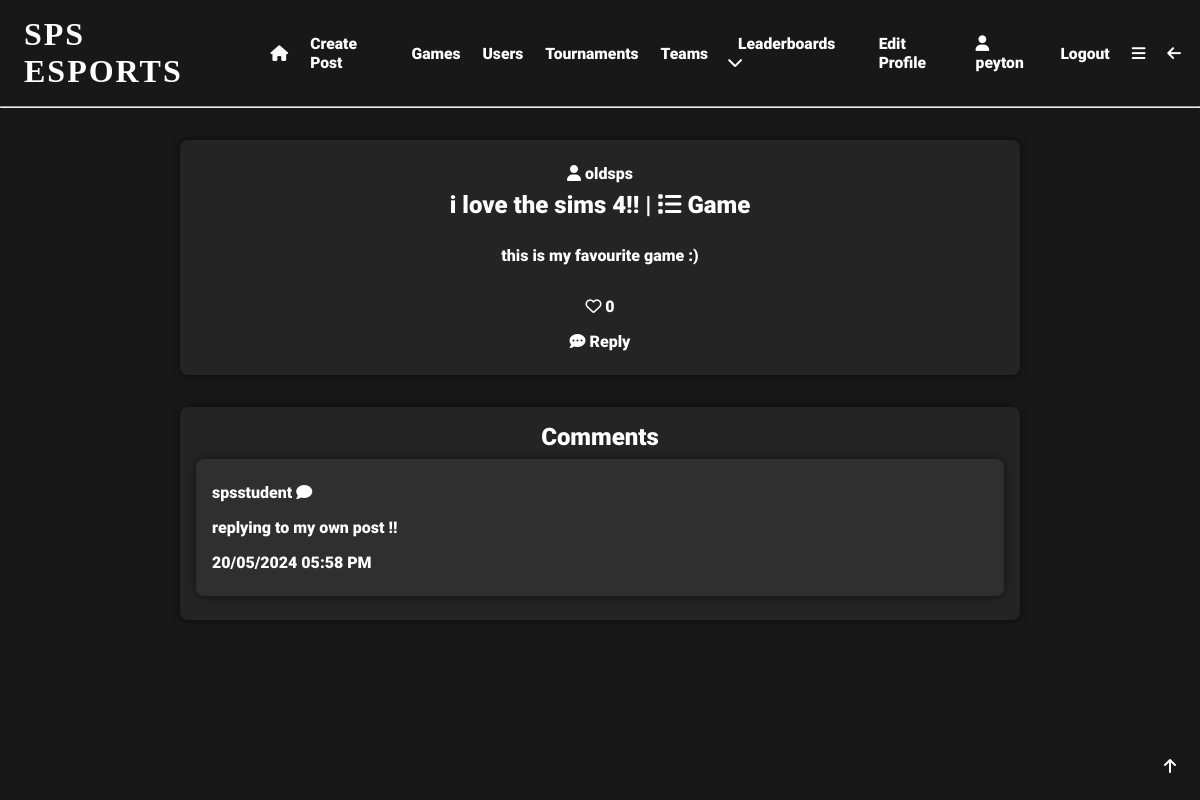
Screenshot of /post/9 (signed in) with the database file from the repository.
### app/models.py (models this page shows, shortened)
class User(UserMixin, db.Model):
    user_id = db.Column(db.Integer, primary_key=True)
    username = db.Column(db.String(64), index=True, unique=True)
    email = db.Column(db.String(120), index=True, unique=True)
    password_hash = db.Column(db.String(128), nullable=False)
    pfp = db.Column(db.String(140))
    user_bio = db.Column(db.String(140), default='New to SPS eSports!!!')
    pronouns = db.Column(db.String(64), nullable=True)
    skill_level = db.Column(db.String(64), default='Unsure')
    role = db.Column(db.String(64))
    grade = db.Column(db.String(64), nullable=True, default='Unsure')
    availability = db.Column(db.String(140), default='Unsure')
    teams = db.relationship('Teams', back_populates='user')
    team_users = db.relationship('TeamUsers', back_populates='user')
    posts = db.relationship('Posts', back_populates='user')
    likes = db.relationship('Likes', back_populates='user')
    tournaments = db.relationship('Tournaments', back_populates='user')
    favourite_games = db.relationship('FavouriteGames', back_populates='user')
    tournament_users = db.relationship('TournamentUsers', back_populates='user')
    comments = db.relationship('Comments', back_populates='user')
    matches = db.relationship('Matches', back_populates='user')
    match_users = db.relationship('MatchUsers', back_populates='user')
    following = db.relationship('Following', backref='user', foreign_keys='Following.user_id')
    followed = db.relationship('Following', foreign_keys='Following.following_id')
    sponsor = db.relationship('SponsoredUsers', backref='user', foreign_keys='SponsoredUsers.sponsor_id')
    sponsored = db.relationship('SponsoredUsers', foreign_keys='SponsoredUsers.sponsored_id')

class Posts(db.Model):
    post_id = db.Column(db.Integer, primary_key=True, index=True, unique=True, nullable=False)
    post_title = db.Column(db.String(64), nullable=False)
    post_content = db.Column(db.String(140), nullable=False)
    post_date = db.Column(db.DateTime, nullable=False)
    post_type = db.Column(db.String(64))
    likes = db.Column(db.Integer, default=0)
    user_id = db.Column(db.Integer, db.ForeignKey('user.user_id'), name='post_user_id', nullable=False)
    user = db.relationship('User', back_populates='posts')
    post_likes = db.relationship('Likes', back_populates='post')
    comments = db.relationship('Comments', back_populates='post')

class Comments(db.Model):
    comment_id = db.Column(db.Integer, primary_key=True, index=True, unique=True, nullable=False)
    comment_content = db.Column(db.String(140), nullable=False)
    comment_date = db.Column(db.DateTime, index=True, nullable=False)
    username = db.Column(db.String(64), nullable=False)
    user_id = db.Column(db.Integer, db.ForeignKey('user.user_id'), name='comment_user_id', nullable=False)
    post_id = db.Column(db.Integer, db.ForeignKey('posts.post_id'), name='comment_post_id', nullable=False)
    user = db.relationship('User', back_populates='comments')
    post = db.relationship('Posts', back_populates='comments')

### app/routes.py (the view)
@app.route('/post/<post_id>', methods=['GET', 'POST'])
@login_required
def post(post_id):
    post = Posts.query.filter_by(post_id=post_id).first_or_404() # get post from url post_id
    creator = User.query.filter_by(user_id=post.user_id).first() # get creator of post
    is_liked = Likes.query.filter_by(user_id=current_user.user_id, post_id=post_id).count() # check if user has liked post
    my_post = Posts.query.filter_by(post_id=post_id, user_id=current_user.user_id).count() # check if user is creator of post
    likes = Likes.query.filter_by(post_id=post_id).count() # get number of likes
    comments = Comments.query.filter_by(post_id=post_id).all() # get list of comments
    return render_template('post.html', post=post, creator=creator, is_liked=is_liked, my_post=my_post, comments=comments, likes=likes)

### app/__init__.py (called while the page is built)
@app.template_filter('format_datetime')
def format_datetime(date):
    return date.strftime('%d/%m/%Y %I:%M %p')

### app/models.py (called while the page is built)
@login.user_loader
def load_user(user_id):
    return User.query.get(int(user_id))  # returns the user id as an integer

### app/templates/post.html (shortened to what this page needs)
{% extends 'base.html' %}
{% block content %}
<div class="centre">
    <div class="gen-container lineup">
        <a href="{{url_for('user', username=creator.username)}}"><i class="fa-solid fa-user"></i>  {{creator.username}}</a>
        <h2>{{post.post_title}} | <i class="fa-solid fa-list"></i>  {{post.post_type}}</h2>
        <br>
        <p>{{post.post_content}}</p>
        {% if is_liked == 1 %}
        <a href="{{url_for('like', post_id=post.post_id)}}"><i class="fa-solid fa-heart"></i> {{likes}}</a>
        {% else %}
        {% if my_post == 0 %}
        <a href="{{url_for('like', post_id=post.post_id)}}"><i class="fa-regular fa-heart"></i>  {{likes}}</a>
        {% endif %}
        {% endif %}
        <a href="{{url_for('post_comment', post_id=post.post_id)}}"><i class="fa-solid fa-comment-dots"></i>  Reply</a>
    </div>
    <div class="gen-container">
        <h2>Comments</h2>
        {% if comments %}
            {% for comment in comments %}
            <div class="post">
                <p><a href="{{url_for('user', username=comment.username)}}">{{comment.username}}</a> <i
                        class="fa-solid fa-comment"></i></p>
                <p>{{comment.comment_content}}</p>
                <p>{{comment.comment_date|format_datetime}}</p>
            </div>
            {% endfor %}
        {% else %}
        <p>No comments yet</p>
        {% endif %}
    </div>
</div>
{% endblock %}

### app/templates/base.html (shortened to what this page needs)
<!DOCTYPE html>
<html lang="en">
<head>
    <link rel="stylesheet" href="{{ url_for('static', filename='css/styles.css') }}">
</head>
<body>
  <div id="top" class="header">
      {% if current_user.is_anonymous %}
        <h1 onclick="location.href='login'">SPS ESPORTS</h1>
        <a href="{{ url_for('login') }}">Login</a>
        <a href="{{ url_for('register') }}">Register</a>
        <a href="{{ url_for('about') }}">About</a>
      {% else %}
        <h1 onclick="location.href='{{url_for('index')}}'">SPS ESPORTS</h1>
          <a href="{{ url_for('index') }}" class="hidemobile"><i class="fa-solid fa-house"></i></a>
          <a href="{{ url_for('create_post') }}" class="hidemobile">Create Post</a>
          <a href="{{ url_for('search') }}" class="hidemobile">Games</a>
          <a href="{{ url_for('user_search') }}" class="hidemobile">Users</a>
          <a href="{{ url_for('tournament_search') }}" class="hidemobile">Tournaments</a>
          <a href="{{url_for('team_search')}}" class="hidemobile">Teams</a>
          <div class="expand" class="hidemobile">
              <div class="expand-button">
                  <a href="javascript:showDropdown()">Leaderboards <i class="fa-solid fa-chevron-down"></i></a>
              </div>
          </div>
          <a href="{{ url_for('edit_profile') }}" class="hidemobile">Edit Profile</a>
          <a href="{{ url_for('user', username=current_user.username) }}" class="hidemobile"><i class="fa-solid fa-user"></i>
              {{current_user.username}}</a>
          <a href="{{ url_for('logout') }}" class="hidemobile">Logout</a>
        <a href="javascript:showNavBar()"><i class="fa-solid fa-bars"></i></a>
        <a href="javascript:window.history.back();" class="hidemobile"><i class="fa-solid fa-arrow-left"></i></a>
      {% endif %}
  </div>
    <hr>
  <div class="topbutton">
    <a href="#top"><i class="fa-solid fa-arrow-up"></i></a>
  </div>
{% block content %} {% endblock %}
</body>
</html>

### app/static/css/styles.css (style rules this page uses)
* { margin: 0; padding: 0; box-sizing: border-box; scroll-behavior: smooth; scrollbar-width: thin; scrollbar-color: white var(--bg); }
body { background: var(--bg); color: white; }
:root { --accent: #e81c29; --bg: #181818; --bg2: #282828; --lightbg: rgba(255,255,255,0.05); }
.header { display:flex; align-items: center; padding: 1em 0.5em; }
.header a { padding: 0em 0.7em; font-family: 'Roboto'; font-size: 0.98em; text-decoration: none; transition: 0.5s; position: relative; transition: 0.3s; color: white; }
.header a::before { content: ''; position: absolute; width: 100%; height: 2px; left: 0; bottom: -2px; background-color: var(--accent); transform-origin: right; transform: scaleX(0); transition: transform 0.3s; }
.header h1 { box-shadow: inset 0 0 0 0 var(--bg); font-family: 'Nausea'; letter-spacing: 2px; padding: 0 0.5em; position: relative; transition: color 0.3s ease-in-out, box-shadow 0.3s ease-in-out; }
.expand { font-family: 'Roboto'; padding: 0.5em; position: relative; }
h1 { font-family: 'Roboto'; font-size: 2em; }
h2 { font-family: 'Roboto'; font-size: 1.5em; }
.topbutton { position: fixed; bottom: 1em; right: 1em; padding: 0.5em; border-radius: 50%; background-color: var(--bg); color: white; font-family: 'Roboto'; font-size: 1em; transition: 0.5s; }
p { font-family: 'Roboto'; font-size: 1em; padding: 0.5em 0; }
a { color: white; text-decoration: none; transition: 0.5s; padding: 0.5em 0; position: relative; font-family: 'Roboto'; }
a::before { content: ''; position: absolute; width: 100%; height: 2px; left: 0; bottom: -2px; background-color: var(--accent); transform-origin: right; transform: scaleX(0); transition: transform 0.3s; }
.centre { display: flex; flex-flow: row wrap; align-items: center; justify-content: center; width: 100%; margin: 1em 0; }
.post { display: flex; flex-flow: column wrap; background-color: var(--lightbg); box-shadow: 0 0 10px 0 rgba(0,0,0,0.5); border-radius: 0.5em; padding: 1em; margin: 0.5em 0; font-family: 'Roboto'; width: 100%; background: rgba(255,255,255,0.05); }
.post a::before { top: 80%; }
.gen-container { display: flex; flex-flow: column wrap; align-items: center; justify-content: center; width: 70%; margin: 1em 0; font-family: 'Roboto'; background-color: var(--lightbg); padding: 1em; border-radius: 0.5em; box-shadow: 0 0 10px 0 rgba(0,0,0,0.5); }
.lineup a::before { top: 80%; }

### rows the page displays
User: username "peyton"
User: username "oldsps"
Posts: post_title "i love the sims 4!!", post_type "Game", post_content "this is my favourite game :)"
Comments: username "spsstudent", comment_content "replying to my own post !!", comment_date "20/05/2024 05:58 PM"

### other values shown
{{ likes }} "0"
